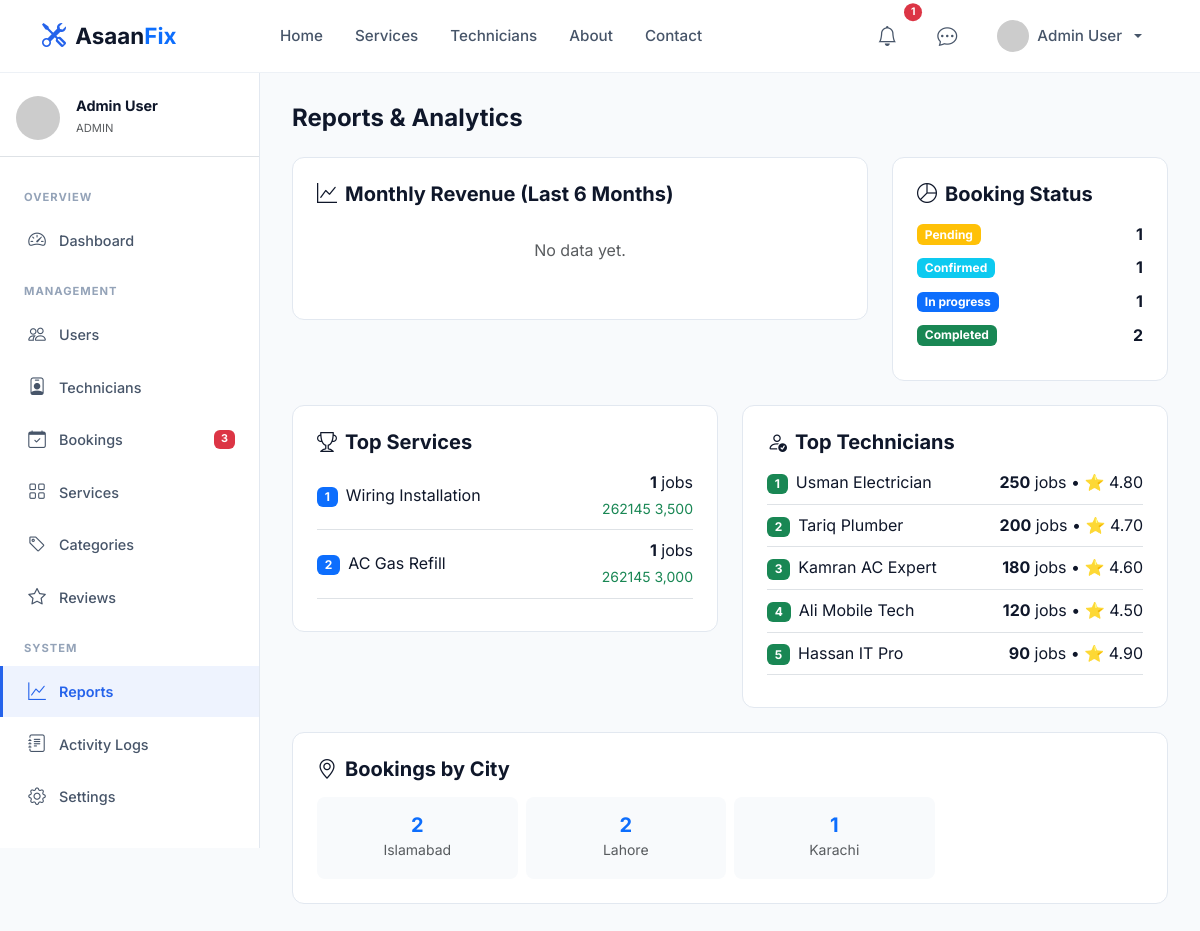
Screenshot of /admin/reports.php (signed in) with the database file from the repository.
### tables this page shows
CREATE TABLE `technicians` (
    `id` INT UNSIGNED AUTO_INCREMENT PRIMARY KEY,
    `user_id` INT UNSIGNED NOT NULL UNIQUE,
    `bio` TEXT DEFAULT NULL,
    `cnic` VARCHAR(15) DEFAULT NULL,
    `skills` TEXT DEFAULT NULL,
    `hourly_rate` DECIMAL(10,2) NOT NULL DEFAULT 0.00,
    `experience_years` INT NOT NULL DEFAULT 0,
    `status` ENUM('pending','approved','rejected','suspended') NOT NULL DEFAULT 'pending',
    `avg_rating` DECIMAL(3,2) NOT NULL DEFAULT 0.00,
    `total_reviews` INT NOT NULL DEFAULT 0,
    `total_jobs` INT NOT NULL DEFAULT 0,
    `is_available` TINYINT(1) NOT NULL DEFAULT 1,
    `service_areas` TEXT DEFAULT NULL,
    `available_from` TIME DEFAULT '09:00:00',
    `available_to` TIME DEFAULT '18:00:00',
    `working_days` VARCHAR(50) DEFAULT 'Mon,Tue,Wed,Thu,Fri,Sat',
    `created_at` DATETIME NOT NULL DEFAULT CURRENT_TIMESTAMP,
    `updated_at` DATETIME NOT NULL DEFAULT CURRENT_TIMESTAMP ON UPDATE CURRENT_TIMESTAMP,
    FOREIGN KEY (`user_id`) REFERENCES `users`(`id`) ON DELETE CASCADE,
    INDEX `idx_tech_status` (`status`),
    INDEX `idx_tech_rating` (`avg_rating`)
);

CREATE TABLE `users` (
    `id` INT UNSIGNED AUTO_INCREMENT PRIMARY KEY,
    `name` VARCHAR(100) NOT NULL,
    `email` VARCHAR(150) NOT NULL UNIQUE,
    `phone` VARCHAR(20) DEFAULT NULL,
    `password` VARCHAR(255) NOT NULL,
    `role` ENUM('user','technician','admin') NOT NULL DEFAULT 'user',
    `avatar` VARCHAR(255) DEFAULT 'default-avatar.png',
    `address` TEXT DEFAULT NULL,
    `city` VARCHAR(100) DEFAULT NULL,
    `is_active` TINYINT(1) NOT NULL DEFAULT 1,
    `email_verified_at` DATETIME DEFAULT NULL,
    `verification_token` VARCHAR(255) DEFAULT NULL,
    `reset_token` VARCHAR(255) DEFAULT NULL,
    `reset_token_expiry` DATETIME DEFAULT NULL,
    `last_login` DATETIME DEFAULT NULL,
    `created_at` DATETIME NOT NULL DEFAULT CURRENT_TIMESTAMP,
    `updated_at` DATETIME NOT NULL DEFAULT CURRENT_TIMESTAMP ON UPDATE CURRENT_TIMESTAMP,
    INDEX `idx_users_role` (`role`),
    INDEX `idx_users_city` (`city`)
);

### config/database.php (called while the page is built, shortened)
<?php
function getDB(): PDO {
    static $pdo = null;
    if ($pdo === null) {
        $dsn = "mysql:host=" . DB_HOST . ";dbname=" . DB_NAME . ";charset=" . DB_CHARSET;
        $options = [
            PDO::ATTR_ERRMODE            => PDO::ERRMODE_EXCEPTION,
            PDO::ATTR_DEFAULT_FETCH_MODE => PDO::FETCH_ASSOC,
            PDO::ATTR_EMULATE_PREPARES   => false,
            PDO::MYSQL_ATTR_INIT_COMMAND => "SET NAMES utf8mb4 COLLATE utf8mb4_unicode_ci"
        ];
        try {
            $pdo = new PDO($dsn, DB_USER, DB_PASS, $options);
        } catch (PDOException $e) {
            error_log("Database Connection Error: " . $e->getMessage());
            if (env('APP_DEBUG', false)) {
                die("Database Error: " . $e->getMessage());
            }
            die("Database connection failed. Please try again later.");
        }
    }
    return $pdo;
}

### includes/functions.php (called while the page is built, shortened)
<?php
require_once __DIR__ . '/../config/database.php';
function sanitize(string $input): string {
    return htmlspecialchars(trim($input), ENT_QUOTES, 'UTF-8');
}
function dbQuery(string $sql, array $params = []): array {
    $stmt = getDB()->prepare($sql);
    $stmt->execute($params);
    return $stmt->fetchAll();
}
function formatPrice(float $amount): string {
    return CURRENCY_SYMBOL . ' ' . number_format($amount, 0);
}

### admin/reports.php (the view, shortened to what this page needs)
<?php
$monthlyRevenue = dbQuery("SELECT DATE_FORMAT(completed_at, '%Y-%m') as month, SUM(total_amount) as revenue, COUNT(*) as jobs FROM bookings WHERE status='completed' AND completed_at >= DATE_SUB(NOW(), INTERVAL 6 MONTH) GROUP BY month ORDER BY month ASC");
$statusStats = dbQuery("SELECT status, COUNT(*) as cnt FROM bookings GROUP BY status");
$topServices = dbQuery("SELECT s.name, COUNT(b.id) as booking_count, SUM(b.total_amount) as revenue FROM bookings b JOIN services s ON b.service_id = s.id WHERE b.status = 'completed' GROUP BY s.id ORDER BY booking_count DESC LIMIT 5");
$topTechs = dbQuery("SELECT u.name, t.avg_rating, t.total_jobs, t.total_reviews FROM technicians t JOIN users u ON t.user_id = u.id WHERE t.status = 'approved' ORDER BY t.total_jobs DESC LIMIT 5");
$cityStats = dbQuery("SELECT city, COUNT(*) as cnt FROM bookings WHERE city IS NOT NULL GROUP BY city ORDER BY cnt DESC LIMIT 8");
require_once __DIR__ . '/../includes/header.php';
require_once __DIR__ . '/../includes/sidebar.php';
?>
<div class="dashboard-content">
    <h4 class="fw-bold mb-4">Reports & Analytics</h4>
    <div class="row g-4">
        <div class="col-lg-8">
            <div class="card-custom p-4">
                <h5 class="fw-bold mb-3"><i class="bi bi-graph-up me-2"></i>Monthly Revenue (Last 6 Months)</h5>
                <?php if (empty($monthlyRevenue)): ?>
                <p class="text-center text-muted py-3">No data yet.</p>
                <?php endif; ?>
            </div>
        </div>
        <div class="col-lg-4">
            <div class="card-custom p-4">
                <h5 class="fw-bold mb-3"><i class="bi bi-pie-chart me-2"></i>Booking Status</h5>
                <?php foreach ($statusStats as $ss):
                    $colors = ['pending'=>'warning','confirmed'=>'info','in_progress'=>'primary','completed'=>'success','cancelled'=>'danger','disputed'=>'dark'];
                ?>
                <div class="d-flex justify-content-between align-items-center mb-2">
                    <span class="badge bg-<?= $colors[$ss['status']] ?? 'secondary' ?>"><?= ucfirst(str_replace('_',' ',$ss['status'])) ?></span>
                    <strong><?= $ss['cnt'] ?></strong>
                </div>
                <?php endforeach; ?>
            </div>
        </div>
        <div class="col-lg-6">
            <div class="card-custom p-4">
                <h5 class="fw-bold mb-3"><i class="bi bi-trophy me-2"></i>Top Services</h5>
                <?php foreach ($topServices as $i => $ts): ?>
                <div class="d-flex justify-content-between align-items-center mb-2 pb-2 border-bottom">
                    <div><span class="badge bg-primary me-2"><?= $i+1 ?></span><?= sanitize($ts['name']) ?></div>
                    <div class="text-end"><strong><?= $ts['booking_count'] ?></strong> jobs<br><small class="text-success"><?= formatPrice($ts['revenue']) ?></small></div>
                </div>
                <?php endforeach; ?>
            </div>
        </div>
        <div class="col-lg-6">
            <div class="card-custom p-4">
                <h5 class="fw-bold mb-3"><i class="bi bi-person-check me-2"></i>Top Technicians</h5>
                <?php foreach ($topTechs as $i => $tt): ?>
                <div class="d-flex justify-content-between align-items-center mb-2 pb-2 border-bottom">
                    <div><span class="badge bg-success me-2"><?= $i+1 ?></span><?= sanitize($tt['name']) ?></div>
                    <div class="text-end"><strong><?= $tt['total_jobs'] ?></strong> jobs • ⭐ <?= $tt['avg_rating'] ?></div>
                </div>
                <?php endforeach; ?>
            </div>
        </div>
        <div class="col-12">
            <div class="card-custom p-4">
                <h5 class="fw-bold mb-3"><i class="bi bi-geo-alt me-2"></i>Bookings by City</h5>
                <div class="row g-2">
                    <?php foreach ($cityStats as $cs): ?>
                    <div class="col-md-3 col-6">
                        <div class="p-3 rounded-3 text-center" style="background:var(--surface);">
                            <h5 class="fw-bold text-primary mb-0"><?= $cs['cnt'] ?></h5>
                            <small class="text-muted"><?= sanitize($cs['city']) ?></small>
                        </div>
                    </div>
                    <?php endforeach; ?>
                </div>
            </div>
        </div>
    </div>
</div>
<?php require_once __DIR__ . '/../includes/footer.php'; ?>

### assets/css/style.css (style rules this page uses)
:root { --primary: #2563EB; --primary-dark: #1D4ED8; --primary-light: #3B82F6; --primary-rgb: 37, 99, 235; --secondary: #0F172A; --accent: #F59E0B; --accent-light: #FBBF24; --success: #10B981; --danger: #EF4444; --warning: #F59E0B; --info: #06B6D4; --surface: #F8FAFC; --surface-2: #F1F5F9; --card: #FFFFFF; --border: #E2E8F0; --text: #0F172A; --text-secondary: #475569; --text-muted: #94A3B8; --shadow-sm: 0 1px 3px rgba(0,0,0,0.06); --shadow: 0 4px 16px rgba(0,0,0,0.08); --shadow-lg: 0 10px 40px rgba(0,0,0,0.12); --shadow-primary: 0 8px 30px rgba(37,99,235,0.25); --radius-sm: 8px; --radius: 12px; --radius-lg: 16px; --radius-xl: 24px; --transition: all 0.3s cubic-bezier(0.4, 0, 0.2, 1); --font: 'Inter', -apple-system, BlinkMacSystemFont, sans-serif; }
* { box-sizing: border-box; }
body { font-family: var(--font); color: var(--text); background: var(--surface); line-height: 1.6; -webkit-font-smoothing: antialiased; overflow-x: hidden; }
h1,h2,h3,h4,h5,h6 { font-weight: 700; line-height: 1.2; color: var(--secondary); }
.card-custom { background: var(--card); border: 1px solid var(--border); border-radius: var(--radius); transition: var(--transition); overflow: hidden; }
.dashboard-content { margin-left: 260px; padding: 2rem; min-height: calc(100vh - 72px); }

### rows the page displays
technicians: user.name "Usman Electrician", total_jobs "250", avg_rating "4.80"
technicians: user.name "Tariq Plumber", total_jobs "200", avg_rating "4.70"
technicians: user.name "Kamran AC Expert", total_jobs "180", avg_rating "4.60"
technicians: user.name "Ali Mobile Tech", total_jobs "120", avg_rating "4.50"
technicians: user.name "Hassan IT Pro", total_jobs "90", avg_rating "4.90"

### other values shown
$notifCount "1"
$_SESSION['user_name'] "Admin User"
getCurrentUserRole() "ADMIN"
$section "OVERVIEW"
$item['label'] "Dashboard"
$section "MANAGEMENT"
$item['label'] "Users"
$item['label'] "Technicians"
$item['label'] "Bookings"
$item['badge'] "3"
$item['label'] "Services"
$item['label'] "Categories"
$item['label'] "Reviews"
$section "SYSTEM"
$item['label'] "Reports"
